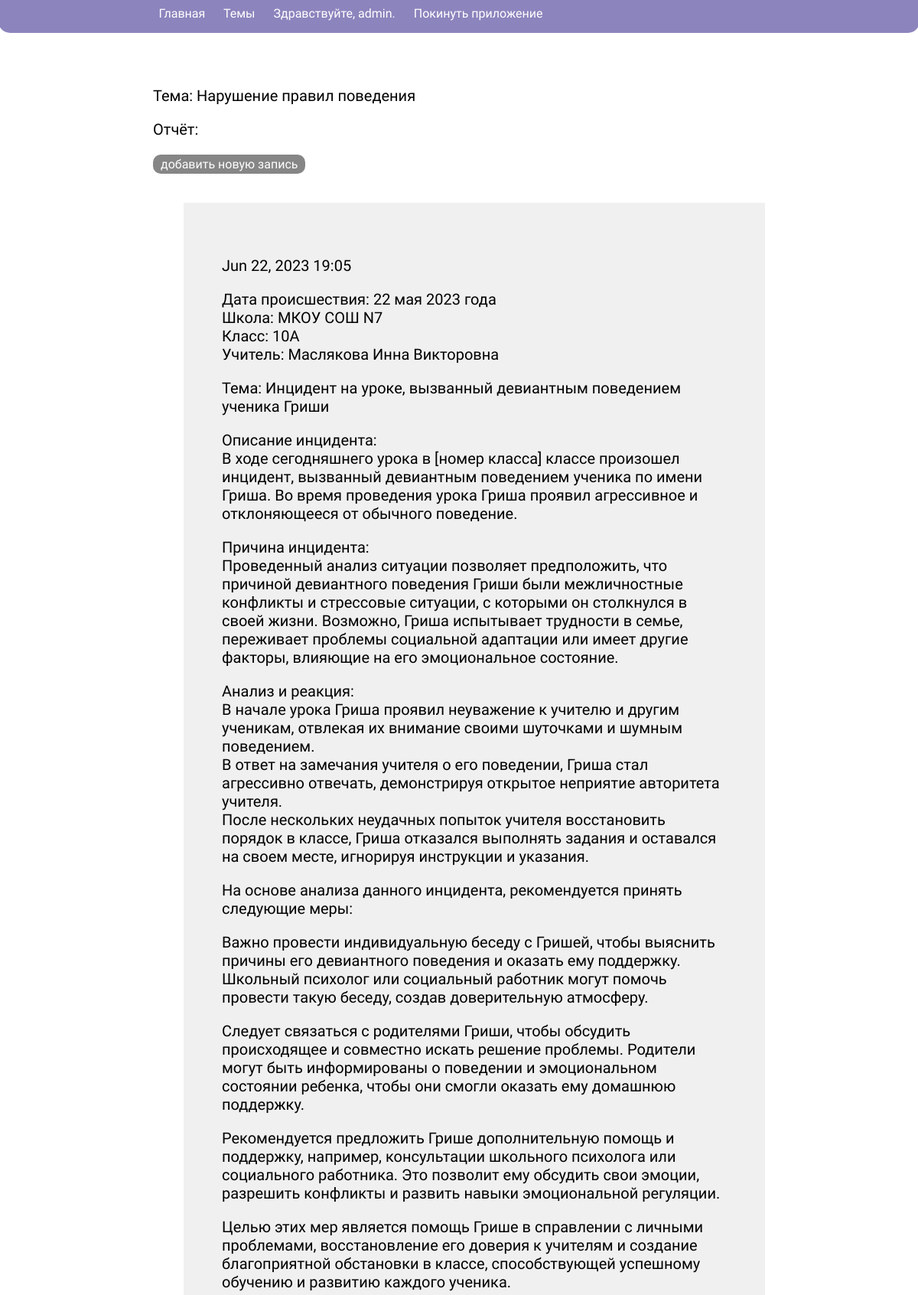
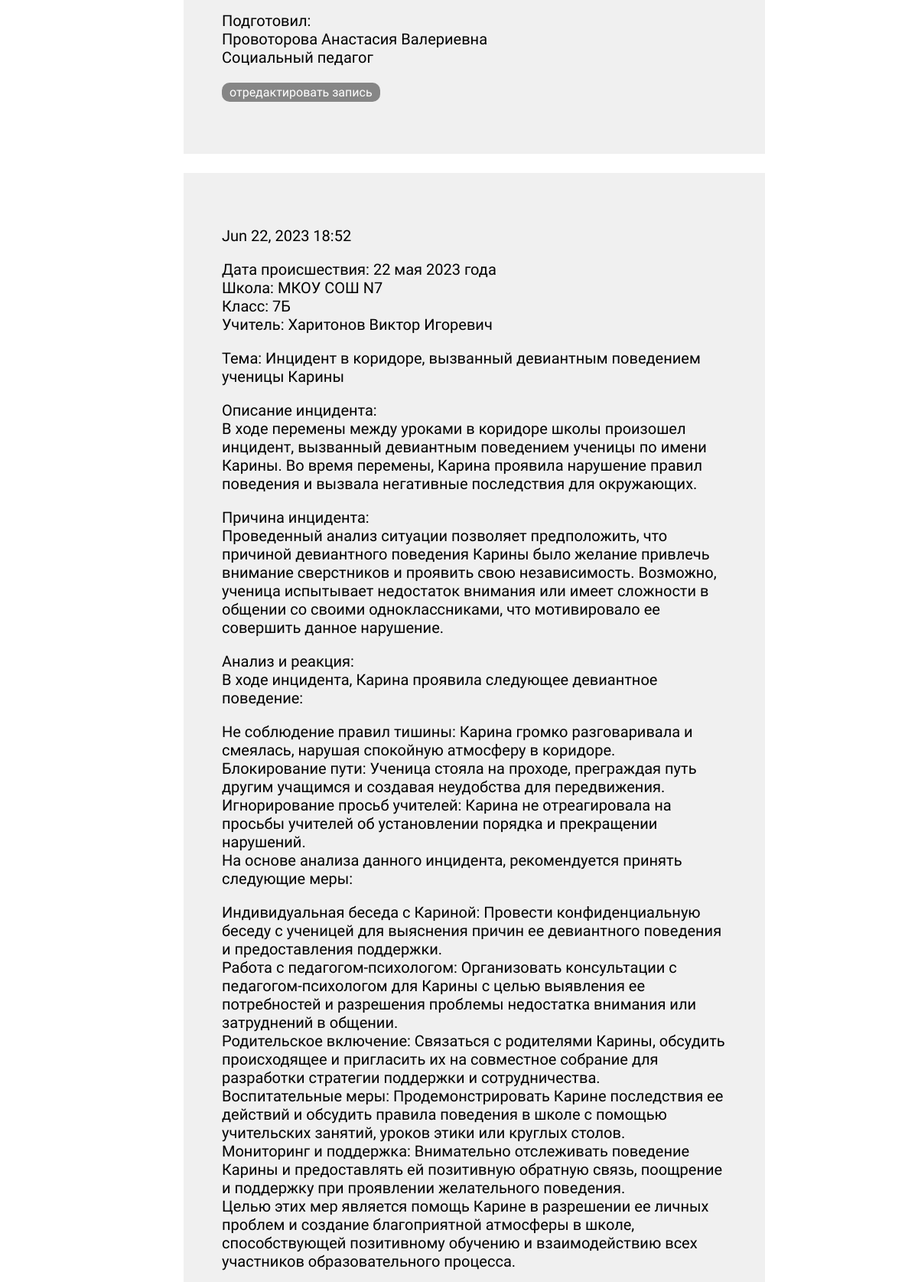
The page /topics/2/ (signed in, upper part) on the database its author committed (2 pictures, top to bottom).
### error_log/models.py (models this page shows, shortened)
class Topic(models.Model):
    text = models.CharField(max_length=200)
    date_added = models.DateTimeField(auto_now_add=True)
    owner = models.ForeignKey(User, on_delete=models.CASCADE)
    def __str__(self) -> str:
        return self.text

class Entry(models.Model):
    topic = models.ForeignKey(Topic, on_delete=models.CASCADE)
    text = models.TextField()
    date_added = models.DateTimeField(auto_now_add=True)
    class Meta:
        verbose_name_plural = 'entries'

### error_log/views.py (the view)
# urls.py: path('topics/<int:topic_id>/', views.topic, name='topic'),
@login_required
def topic(request, topic_id):
    topic = Topic.objects.get(id=topic_id)
    if topic.owner != request.user:
        raise Http404
    entries = topic.entry_set.order_by('-date_added')
    context = {'topic': topic, 'entries': entries}
    return render(request, 'error_log/topic.html', context)

### error_log/templates/error_log/topic.html (shortened to what this page needs)
{% extends 'error_log/base.html' %}
{% load static %}
{% block css_aditional %}
<link rel='stylesheet' href="{% static 'error_log/css/index.css' %}">
{% endblock%}
  {% block content %}
  <main class="container topics">
  <p>Тема: {{ topic }}</p>
  <p>Отчёт:</p>
  <p>
    <a class="create_new_topic" href='{% url 'error_log:new_entry' topic.id %}'>добавить новую запись</a>
  </p>
  <ul>
  {% for entry in entries %}
    <li class="grayBackground">
      <p>{{ entry.date_added|date:'M d, Y H:i'  }}</p>
      <p>{{ entry.text|linebreaks }}</p>
      <p>
        <a class="create_new_topic" href='{% url 'error_log:edit_entry' entry.id %}'>отредактировать запись</a>
      </p>
    </li>
  {% empty %}
    <li>Пока нет записей по этой теме.</li>
  {% endfor %}
  </ul>
  </main>
{% endblock content %}

### error_log/templates/error_log/base.html (shortened to what this page needs)
{% load static %}
<!DOCTYPE html>
<html lang="en">
<head>
    {% block css_aditional %}{% endblock%}
</head>
<body>
<header>
  <nav>
    <main class=" header_container">
    <a href='{% url 'error_log:index' %}'>Главная</a>
    <a href='{% url 'error_log:topics' %}'>Темы</a>
    {% if user.is_authenticated %}
      <a>Здравствуйте, {{ user.username }}.</a>
      <a href="{% url 'users:logout' %}">Покинуть приложение</a>
    {% else %}
      <a href="{% url 'users:register' %}">Зарегистрироваться</a>
      <a href="{% url 'users:login' %}">Авторизироваться</a>
    {% endif %}
  </main>
  </nav>
</header>
  {% block content %}{% endblock content %}
</body>
</html>

### error_log/static/error_log/css/index.css (style rules this page uses)
* { font-family: 'Titillium Web', Arial, sans-serif; --primary-color: #8c84bd; --hover-color: rgb(201, 184, 187); }
body { max-width: 99vw; overflow-x: hidden; }
.header_container { max-width: 800px; margin: 0px auto; }
header { margin-top: -10px; margin-left: -10px; height: 25px; width: 100%; background-color: var(--primary-color); padding: 10px; border-bottom-left-radius: 15px; border-bottom-right-radius: 15px; }
nav { margin-left: 15px; }
nav a { margin-right: 20px; text-decoration: none; color: #ffffff; transition: 0.3s ease-out; }
.container { max-width: 800px; margin: 70px auto 0 auto; display: flex; }
.topics { font-size: 20px; display: block; }
.create_new_topic { padding: 3px 10px; font-size: 16px; font-weight: 400; text-align: center; text-decoration: none; background-color: rgb(134, 134, 134); color: white; border: none; border-radius: 10px; cursor: pointer; transition: 0.3s ease-out; }
.topics>ul { margin-top: 40px; list-style-type: none; }
.topics>ul>li { margin-bottom: 25px; }
.grayBackground { padding: 50px; background: rgb(240, 240, 240); }

### rows shown on the page
Topic: text "Нарушение правил поведения"
Entry: date_added "Jun 22, 2023 19:05", text "Дата происшествия: 22 мая 2023 года Школа: МКОУ СОШ N7 Класс: 10А Учитель: Маслякова Инна Викторовна Тема: Инцидент на уроке, вызванный девиантным поведением ученика Гриши Описание инцидента: В ходе сегодняшнего урока в [номер класса] классе произошел инцидент, вызванный девиантным поведением ученика по имени Гриша. Во время проведения урока Гриша проявил агрессивное и отклоняющееся от обычного поведение. Причина инцидента: Проведенный анализ ситуации позволяет предположить, что причиной девиантного поведения Гриши были межличностные конфликты и стрессовые ситуации, с которыми он столкнулся в своей жизни. Возможно, Гриша испытывает трудности в семье, переживает проблемы социальной адаптации…"
Entry: date_added "Jun 22, 2023 18:52", text "Дата происшествия: 22 мая 2023 года Школа: МКОУ СОШ N7 Класс: 7Б Учитель: Харитонов Виктор Игоревич Тема: Инцидент в коридоре, вызванный девиантным поведением ученицы Карины Описание инцидента: В ходе перемены между уроками в коридоре школы произошел инцидент, вызванный девиантным поведением ученицы по имени Карины. Во время перемены, Карина проявила нарушение правил поведения и вызвала негативные последствия для окружающих. Причина инцидента: Проведенный анализ ситуации позволяет предположить, что причиной девиантного поведения Карины было желание привлечь внимание сверстников и проявить свою независимость. Возможно, ученица испытывает недостаток внимания или имеет сложности в общении со…"

### other values the page prints
{{ user.username }} "admin"
